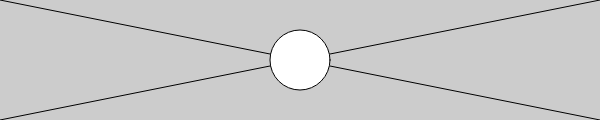
Frame 1 (no input)
Frame 60 (no input): identical to frame 1, image omitted
Frame 120 (the mouse pressed at the canvas centre since frame 60): identical to frame 1, image omitted

The p5.js sketch that drew this single still picture (run headless with seeded random() and noise() and a simulated clock; from frame 60 on, the mouse is pressed at the canvas centre):

// p5.js sketch
// ── sketch.js
function setup() {
  createCanvas(600, 120);
}

function draw() {
  background(204);
  line(0, 0, width, height);  // Line from (0,0) to (480, 120)
  line(width, 0, 0, height);  // Line from (480, 0) to (0, 120)
  ellipse(width/2, height/2, 60, 60);
}
